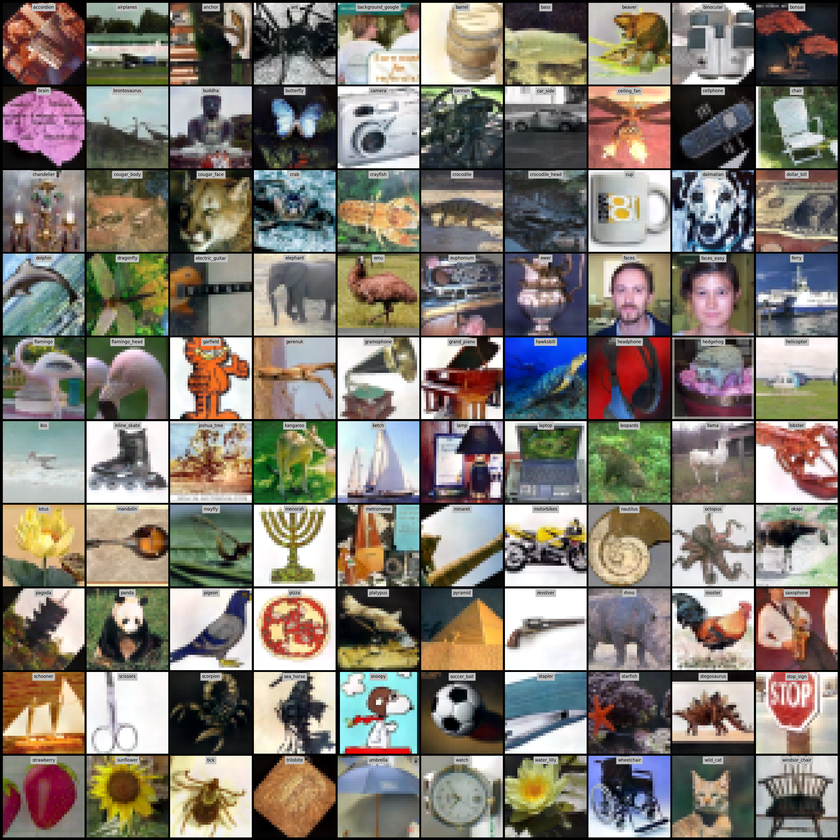
#> input picture train_img/caltech101/step5K_num1/dc_conv_width128_depth3_identity_llTrue/seed0/png/step001000.png, 840 x 840 px, shrunk from 3289 x 3289 before the run
$ python convert_to_grayscale.py ../train_img/caltech101/step5K_num1/dc_conv_width128_depth3_identity_llTrue/seed0/png/step001000.png
#> lines starting #> are read from the running program, lines starting #| are printed output that depends on the picture
"""
Convert distilled images from color to grayscale.

Usage:
    python -m script.convert_to_grayscale train_img/mnist/png/step001000.png
    python -m script.convert_to_grayscale train_img/mnist/png --all
"""

import os
import glob
import argparse
from PIL import Image


def convert_to_grayscale(path: str, output: str = None, convert_all: bool = False):
    """
    Convert image(s) to grayscale.

    Args:
        path: Path to image file or directory
        output: Output path (optional, overwrites if not specified)
        convert_all: If True and path is a directory, convert all PNG files
    """
    if os.path.isdir(path):
        if convert_all:
            files = glob.glob(os.path.join(path, '*.png'))
            print(f"Converting {len(files)} files...")
            for f in files:
                _convert_single(f)
            print("Done!")
        else:
            print("Path is a directory. Use --all to convert all PNG files.")
    else:
        _convert_single(path, output)


def _convert_single(input_path: str, output_path: str = None):
    """Convert a single image to grayscale."""
    if output_path is None:
        output_path = input_path

    img = Image.open(input_path)
#> img is the input picture: PIL image 840x840 RGBA; mean R, G, B, A 130, 123.2, 113.7, 255
    gray_img = img.convert('L')
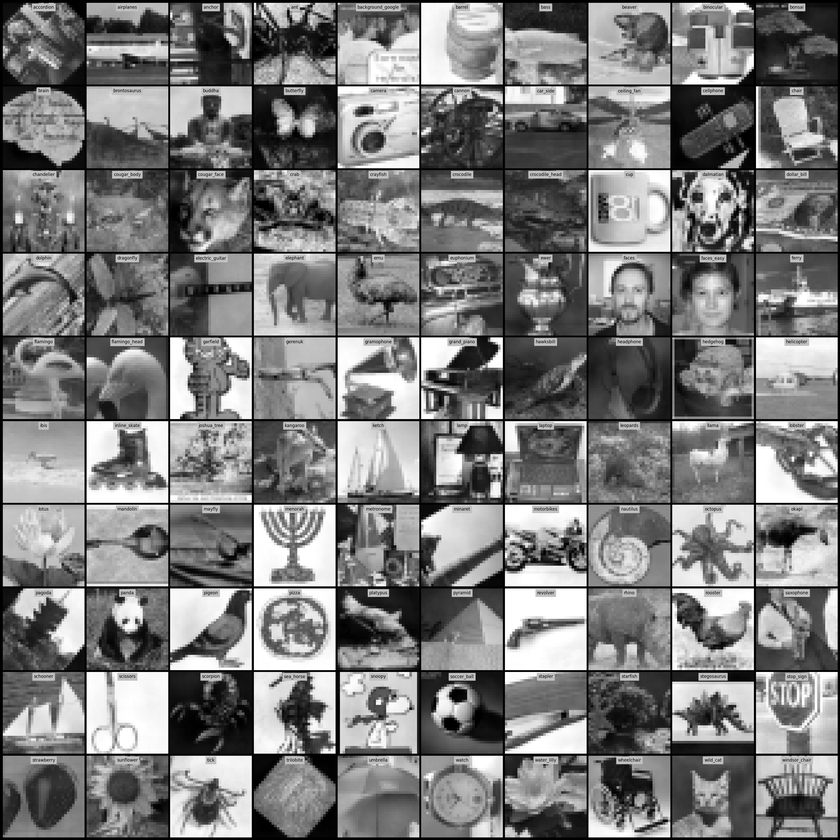
#> gray_img: PIL image 840x840 L; min 0, max 255, mean 124.2
    gray_img.save(output_path)
    print(f"Converted: {output_path}")


if __name__ == '__main__':
    parser = argparse.ArgumentParser(description='Convert images to grayscale')
    parser.add_argument('path', help='Path to image file or directory')
    parser.add_argument('--output', '-o', help='Output path (overwrites input if not specified)')
    parser.add_argument('--all', '-a', action='store_true', help='Convert all PNG files in directory')

    args = parser.parse_args()
    convert_to_grayscale(args.path, args.output, args.all)
